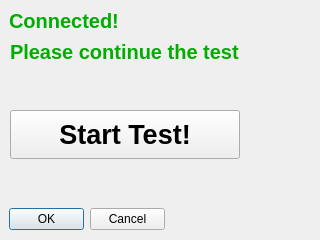
<?xml version="1.0" encoding="UTF-8"?>
<ui version="4.0">
 <class>Dialog</class>
 <widget class="QDialog" name="Dialog">
  <property name="geometry">
   <rect>
    <x>0</x>
    <y>0</y>
    <width>320</width>
    <height>240</height>
   </rect>
  </property>
  <property name="windowTitle">
   <string>Dialog</string>
  </property>
  <widget class="QLabel" name="label">
   <property name="geometry">
    <rect>
     <x>9</x>
     <y>9</y>
     <width>120</width>
     <height>24</height>
    </rect>
   </property>
   <property name="font">
    <font>
     <pointsize>15</pointsize>
     <weight>75</weight>
     <bold>true</bold>
    </font>
   </property>
   <property name="styleSheet">
    <string notr="true">color: rgb(0, 173, 0);</string>
   </property>
   <property name="text">
    <string>Connected! </string>
   </property>
  </widget>
  <widget class="QLabel" name="label_2">
   <property name="geometry">
    <rect>
     <x>10</x>
     <y>40</y>
     <width>242</width>
     <height>24</height>
    </rect>
   </property>
   <property name="font">
    <font>
     <pointsize>15</pointsize>
     <weight>75</weight>
     <bold>true</bold>
    </font>
   </property>
   <property name="styleSheet">
    <string notr="true">color: rgb(0, 173, 0);</string>
   </property>
   <property name="text">
    <string>Please continue the test</string>
   </property>
  </widget>
  <widget class="QDialogButtonBox" name="buttonBox">
   <property name="geometry">
    <rect>
     <x>9</x>
     <y>207</y>
     <width>156</width>
     <height>24</height>
    </rect>
   </property>
   <property name="orientation">
    <enum>Qt::Horizontal</enum>
   </property>
   <property name="standardButtons">
    <set>QDialogButtonBox::Cancel|QDialogButtonBox::Ok</set>
   </property>
  </widget>
  <widget class="QPushButton" name="test_btn">
   <property name="geometry">
    <rect>
     <x>10</x>
     <y>110</y>
     <width>230</width>
     <height>49</height>
    </rect>
   </property>
   <property name="font">
    <font>
     <pointsize>20</pointsize>
     <weight>75</weight>
     <bold>true</bold>
    </font>
   </property>
   <property name="text">
    <string>Start Test!</string>
   </property>
  </widget>
 </widget>
 <resources/>
 <connections>
  <connection>
   <sender>buttonBox</sender>
   <signal>accepted()</signal>
   <receiver>Dialog</receiver>
   <slot>accept()</slot>
   <hints>
    <hint type="sourcelabel">
     <x>248</x>
     <y>254</y>
    </hint>
    <hint type="destinationlabel">
     <x>157</x>
     <y>274</y>
    </hint>
   </hints>
  </connection>
  <connection>
   <sender>buttonBox</sender>
   <signal>rejected()</signal>
   <receiver>Dialog</receiver>
   <slot>reject()</slot>
   <hints>
    <hint type="sourcelabel">
     <x>316</x>
     <y>260</y>
    </hint>
    <hint type="destinationlabel">
     <x>286</x>
     <y>274</y>
    </hint>
   </hints>
  </connection>
 </connections>
</ui>
